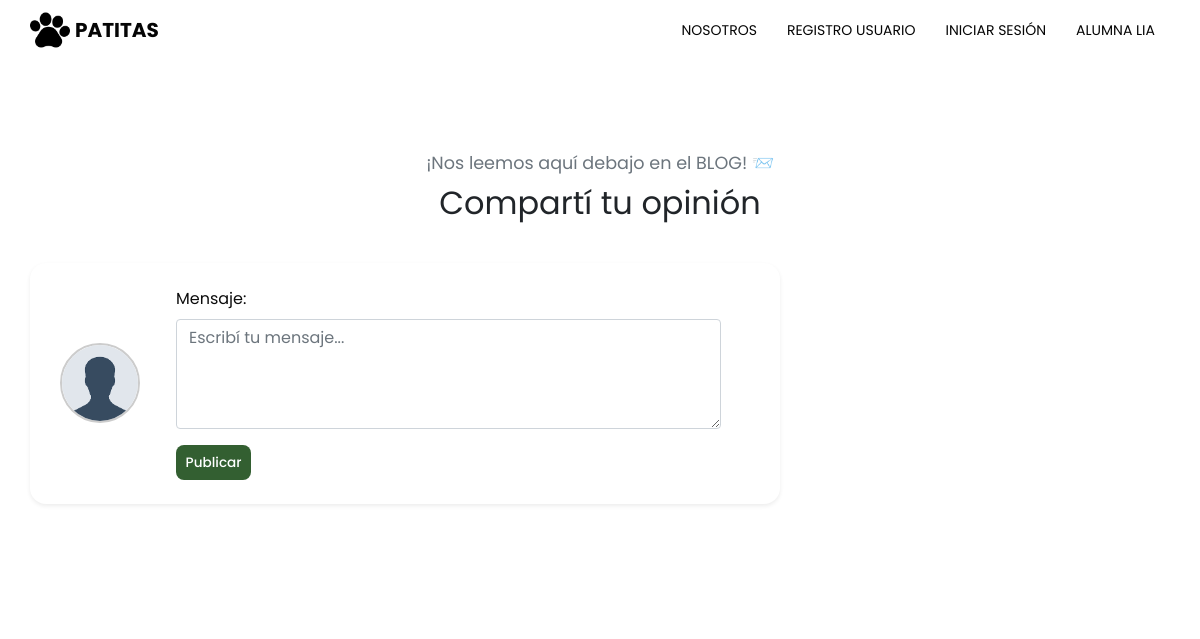
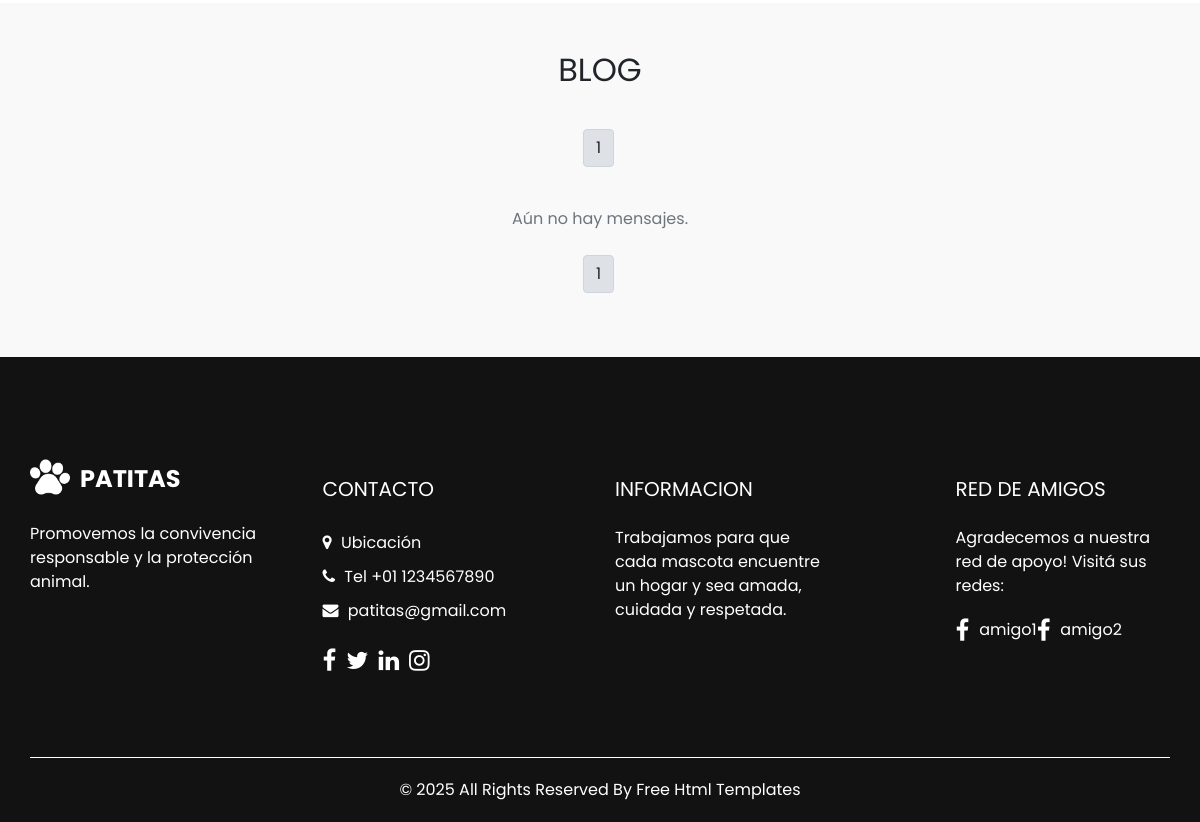
The app's page /adopciones/contact/?page=3, older data (2 pictures, top to bottom).
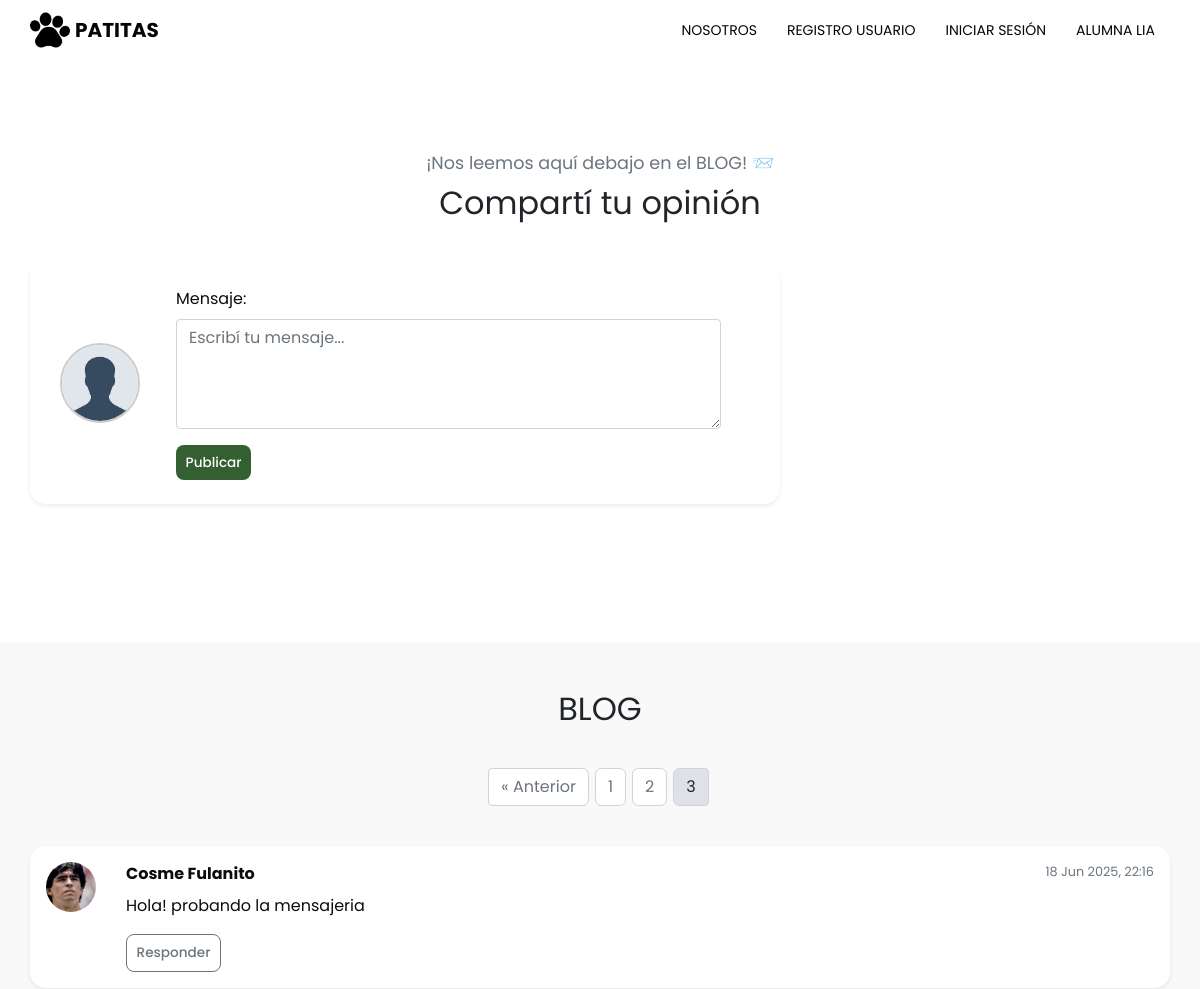
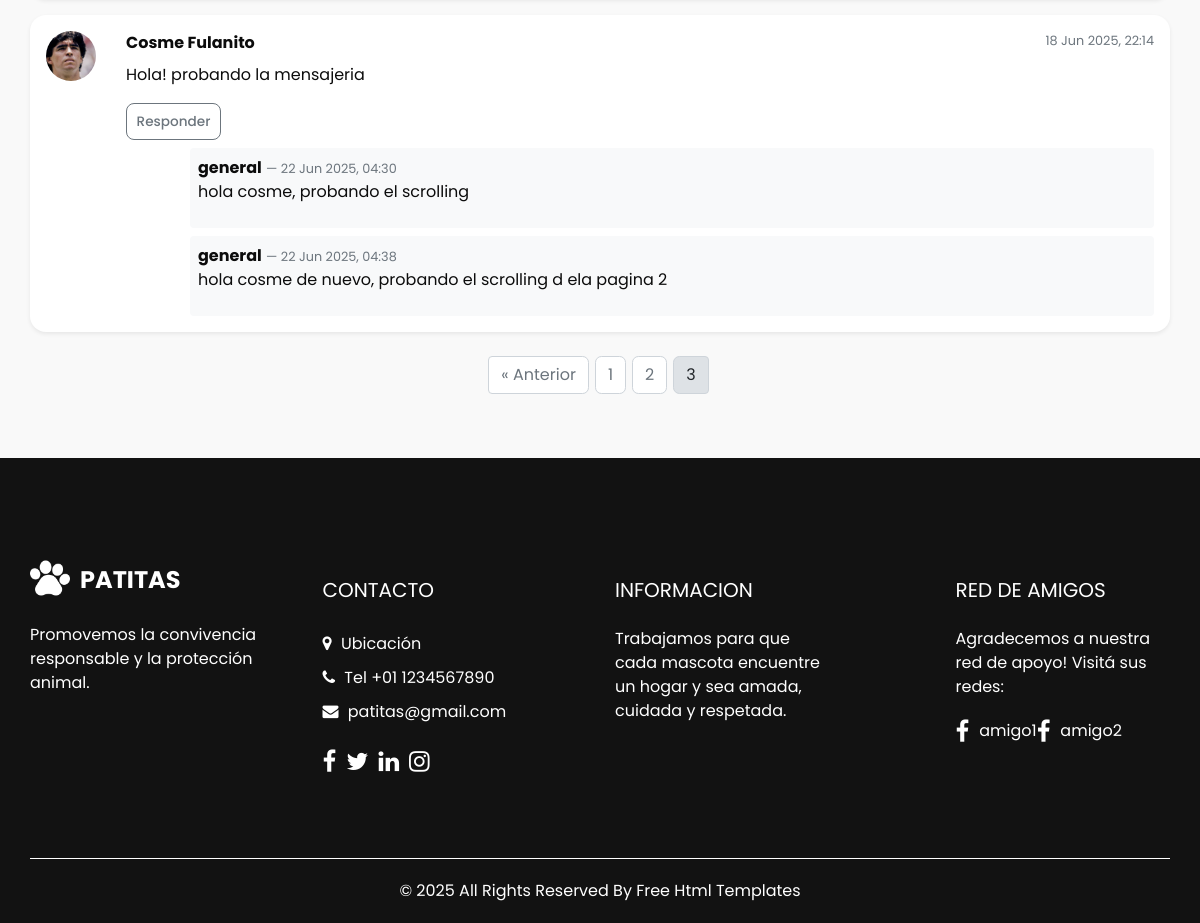
The same page, newer data (2 pictures, top to bottom).
### adopciones/models.py (models this page shows, shortened)
class MensajeContacto(models.Model):
    usuario = models.ForeignKey(settings.AUTH_USER_MODEL, on_delete=models.SET_NULL, null=True, blank=True)
    nombre = models.CharField(max_length=100)
    email = models.EmailField()
    mensaje = models.TextField()
    fecha_envio = models.DateTimeField(auto_now_add=True)
    padre = models.ForeignKey('self', null=True, blank=True, related_name='respuestas', on_delete=models.CASCADE)

class UsuarioPersonalizado(AbstractUser):
    avatar = models.ImageField(upload_to='avatars/', null=True, blank=True)
    edad = models.IntegerField(null=True, blank=True)
    telefono = models.IntegerField(null=True, blank=True)

### adopciones/views.py (the view)
# urls.py: path('adopciones/contact/', views.contacto, name='contact'),
def contacto(request):
    mensajes_list = MensajeContacto.objects.filter(padre__isnull=True).order_by('-fecha_envio')
    paginator = Paginator(mensajes_list, 10)
    page_number = request.GET.get('page')
    mensajes = paginator.get_page(page_number)
    if request.method == 'POST':
        form = MensajeContactoForm(request.POST)
        if form.is_valid():
            mensaje = form.save(commit=False)
            if request.user.is_authenticated:
                mensaje.usuario = request.user
                mensaje.nombre = request.user.username
                mensaje.save()
                if mensaje.padre:
                    padre_id = mensaje.padre.id
                    padre_index = list(mensajes_list).index(mensaje.padre)
                    padre_pagina = padre_index // paginator.per_page + 1
                    return redirect(f"{reverse('contact')}?page={padre_pagina}&scroll_to=mensaje-{padre_id}")
                else:
                    return redirect(f"{reverse('contact')}#blog")
            else:
                messages.error(request, "Debes iniciar sesión para enviar un mensaje.")
        else:
            messages.error(request, "Ha ocurrido un error - intenta nuevamente.")
    else:
        form = MensajeContactoForm()
    return render(request, 'adopciones/contact.html', {
        'form': form,
        'mensajes': mensajes,
    })

### adopciones/formularios.py
class MensajeContactoForm(forms.ModelForm):
    class Meta:
        model = MensajeContacto
        fields = ['mensaje', 'padre']
        widgets = {
            'mensaje': forms.Textarea(attrs={
            'class': 'form-control',
            'rows': 4,
            'placeholder': 'Escribí tu mensaje...'
            }),
            'padre': forms.HiddenInput()
        }

### adopciones/templates/adopciones/contact.html (shortened to what the changed rows need)
{% extends "adopciones/index.html" %}
{% load static %}
{% block content %}
<section class="contact_section layout_padding">
  <div class="container">
    <div class="heading_container_blog">
      <h2>Compartí tu opinión</h2>
    </div>
  </div>
</section>
<section class="voluntarios-section mt-5" id="blog">
  <div class="container">
    <div class="heading_container_blog">
      <h2>BLOG</h2>
    </div>
    <div class="d-flex justify-content-center mb-4">
      <nav aria-label="Paginación del blog">
        <ul class="pagination">
          {% if mensajes.has_previous %}
            <li class="page-item">
              <a class="page-link" href="?page={{ mensajes.previous_page_number }}#blog">« Anterior</a>
            </li>
          {% endif %}
          {% for num in mensajes.paginator.page_range %}
            <li class="page-item {% if mensajes.number == num %}active{% endif %}">
              <a class="page-link" href="?page={{ num }}#blog">{{ num }}</a>
            </li>
          {% endfor %}
        </ul>
      </nav>
    </div>
    {% for msg in mensajes %}
      <div class="card p-3 mb-3 shadow-sm" id="mensaje-{{ msg.id }}">
        <div class="d-flex align-items-start" style="gap: 15px;">
          {% if msg.usuario and msg.usuario.avatar %}
            <img src="{{ msg.usuario.avatar.url }}" class="rounded-circle mensaje-padre-avatar" style="width: 50px; height: 50px; object-fit: cover;" alt="Avatar">
          {% else %}
            <img src="{% static 'images/default_avatar.png' %}" class="rounded-circle mensaje-padre-avatar" style="width: 50px; height: 50px; object-fit: cover;" alt="Avatar">
          {% endif %}
          <div class="flex-grow-1">
            <div class="d-flex justify-content-between">
              <strong>{{ msg.nombre }}</strong>
              <small class="text-muted">{{ msg.fecha_envio|date:"d M Y, H:i" }}</small>
            </div>
            <p class="mb-2">{{ msg.mensaje|linebreaks }}</p>
            <div class="text-end mt-2">
              <button class="btn btn-secondary-custom" type="button" onclick="mostrarFormularioRespuesta({{ msg.id }})">
                Responder
              </button>
            </div>
            {% for respuesta in msg.respuestas.all %}
              <div class="bg-light p-2 rounded mt-2" style="margin-left: 4rem;">
                <strong>{{ respuesta.nombre }}</strong>
                <small class="text-muted"> — {{ respuesta.fecha_envio|date:"d M Y, H:i" }}</small>
                <p class="mb-0">{{ respuesta.mensaje|linebreaks }}</p>
              </div>
            {% endfor %}
          </div>
        </div>
      </div>
    {% empty %}
      <p class="text-muted text-center">Aún no hay mensajes.</p>
    {% endfor %}
    <div class="d-flex justify-content-center mt-4">
      <nav aria-label="Paginación del blog">
        <ul class="pagination">
          {% if mensajes.has_previous %}
            <li class="page-item">
              <a class="page-link" href="?page={{ mensajes.previous_page_number }}#blog">« Anterior</a>
            </li>
          {% endif %}
          {% for num in mensajes.paginator.page_range %}
            <li class="page-item {% if mensajes.number == num %}active{% endif %}">
              <a class="page-link" href="?page={{ num }}#blog">{{ num }}</a>
            </li>
          {% endfor %}
        </ul>
      </nav>
    </div>
  </div>
</section>
{% endblock %}

Row changes from the older to the newer data that the page shows:
added MensajeContacto: usuario.avatar (picture), nombre "Cosme Fulanito", fecha_envio "18 Jun 2025, 22:16", mensaje "Hola! probando la mensajeria"
added MensajeContacto: usuario.avatar (picture), nombre "Cosme Fulanito", fecha_envio "18 Jun 2025, 22:14", mensaje "Hola! probando la mensajeria"
added MensajeContacto: nombre "general", fecha_envio "22 Jun 2025, 04:30", mensaje "hola cosme, probando el scrolling", shown under "Cosme Fulanito"
added MensajeContacto: nombre "general", fecha_envio "22 Jun 2025, 04:38", mensaje "hola cosme de nuevo, probando el scrolling d ela pagina 2", shown under "Cosme Fulanito"
Text that changed along with them:
text no longer shown: "Aún no hay mensajes."
text now shown: "« Anterior « Anterior"
new list line: "2"
new list line: "3"
